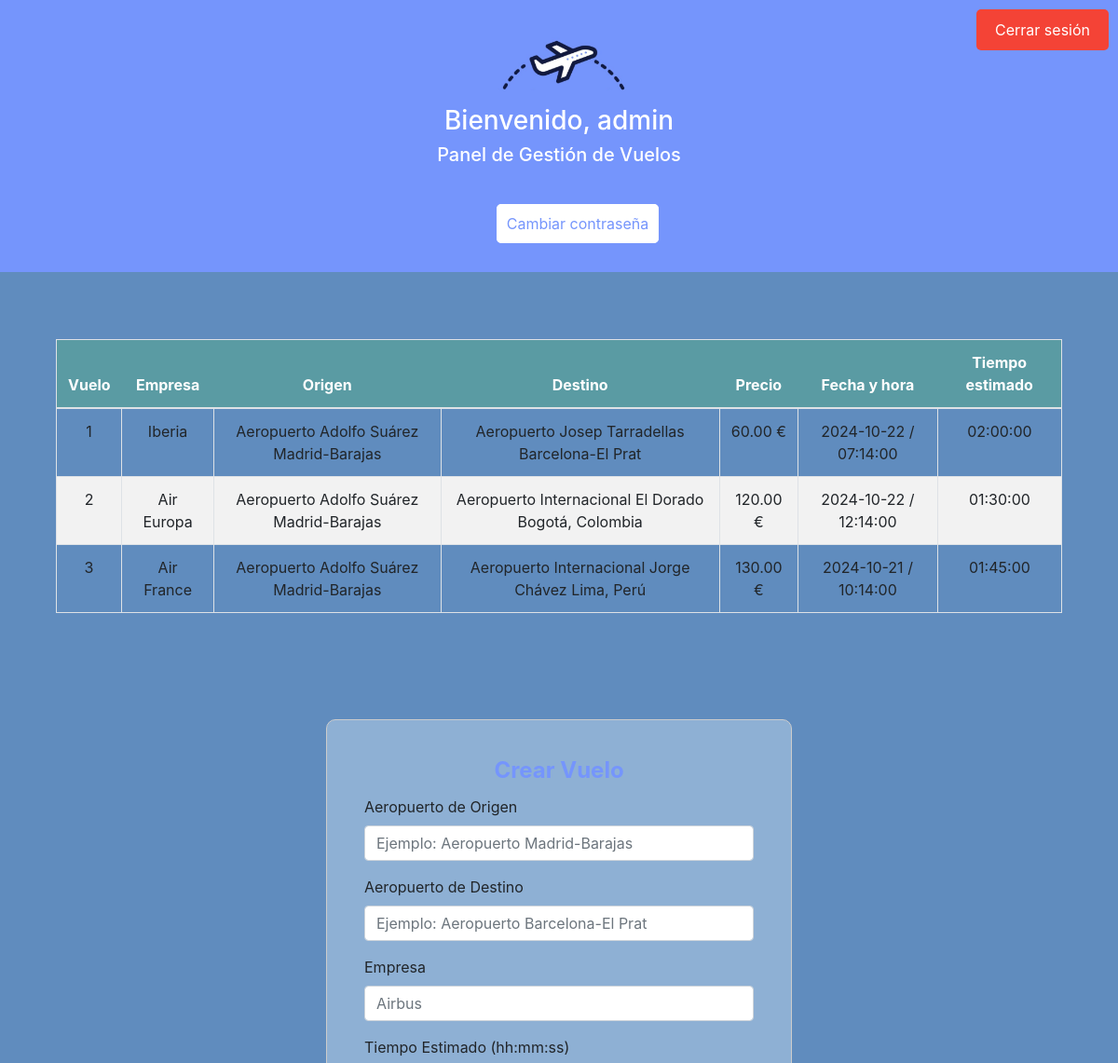
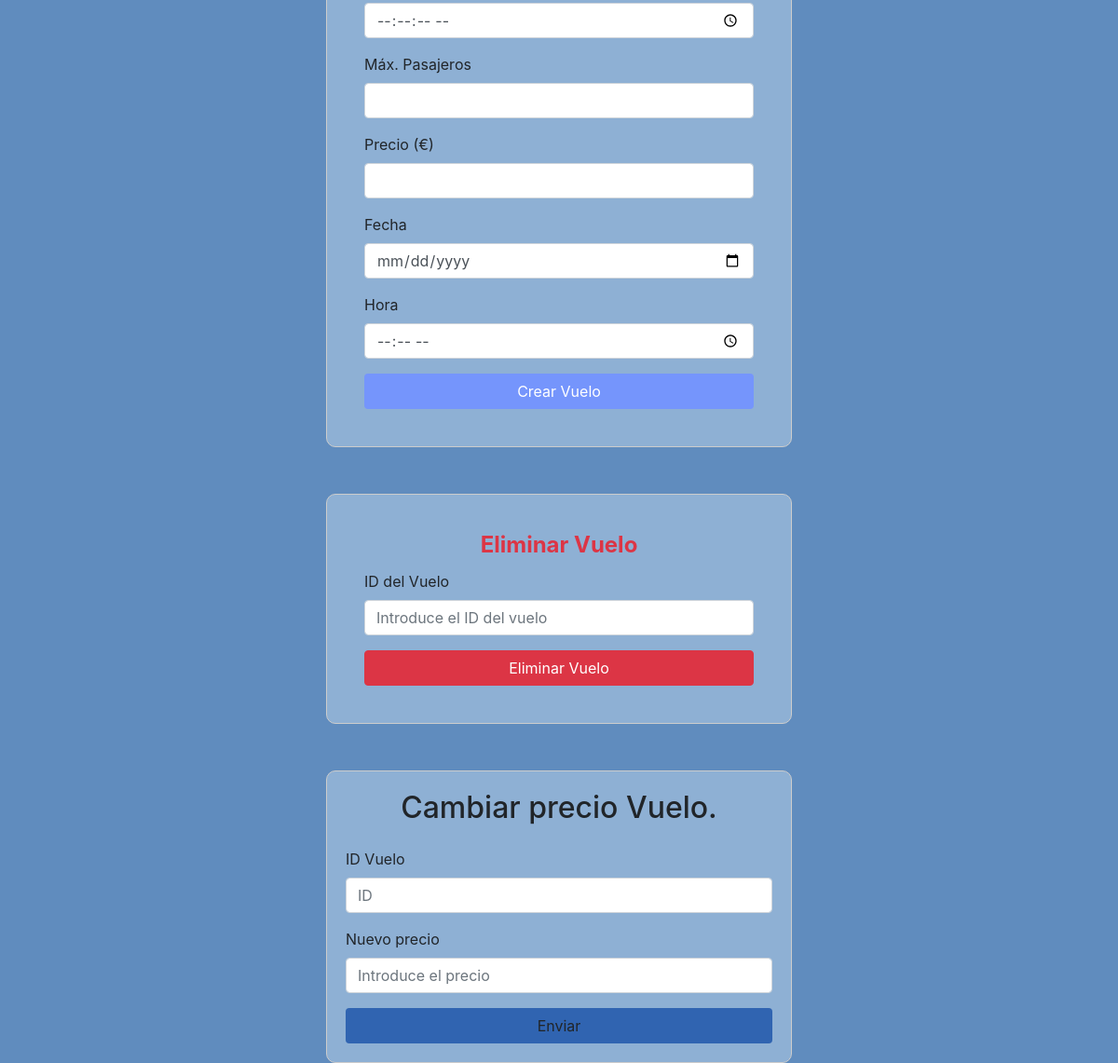
Screenshot of /Vistaadmin/admin.php (signed in) with the database file from the repository (2 pictures, top to bottom).
### tables this page shows
CREATE TABLE vuelos (
    id INT AUTO_INCREMENT PRIMARY KEY,
    empresa VARCHAR(50),
    aeropuerto_origen VARCHAR(100),
    aeropuerto_destino VARCHAR(100),
    tiempo_estimado TIME,
    max_pasajeros INT ,
    precio DECIMAL(10, 2),
    fecha DATE,
    hora TIME
);

### funciones/funciones_bd.php (the view, shortened to what this page needs)
<?php
function mostrarVuelos()
{
    global $pdo;
    $stmt = $pdo->query("SELECT id, empresa, aeropuerto_origen, aeropuerto_destino, tiempo_estimado, precio, fecha, hora FROM vuelos");
    if ($stmt->rowCount() > 0) {
        print "     <table class='table table-bordered custom-table'>
                        <thead>
                            <tr>
                                <th>Vuelo</th>
                                <th>Empresa</th>
                                <th>Origen</th>
                                <th>Destino</th>
                                <th>Precio</th>
                                <th>Fecha y hora </th>
                                <th>Tiempo estimado </th>
                            </tr>
                        </thead>
                        <tbody>";
        while ($row = $stmt->fetch(PDO::FETCH_ASSOC)) {
            $id = $row['id'];
            $empresa = $row['empresa'];
            $Aero_origen = $row['aeropuerto_origen'];
            $Aero_destino = $row['aeropuerto_destino'];
            $tiempo_estimado = $row['tiempo_estimado'];
            $precio = $row['precio'];
            $fecha = $row['fecha'];
            $hora = $row['hora'];
            echo '
             <tr>
                                <td>' . $id . '</td>
                                <td>' . $empresa . '</td>
                                <td>' . $Aero_origen . '</td>
                                <td>' . $Aero_destino . '</td>
                                <td>' . $precio . ' € </td>
                                <td>' . $fecha . ' /  ' . $hora . '</td>
                                <td>' . $tiempo_estimado . '</td>
                            </tr>
        ';
        }
        print " </tbody>
                    </table>";
    } else {
        print "<span class='error'> No hay vuelos disponibles</span> ";
    }
}

### Pagina/css/my-login.css (style rules this page uses)
html, body { height: 100%; }
body { background-color: #608cbe !important; }
.custom-table th, .custom-table td { border: none; text-align: center; }
.custom-table thead th { border: none; background-color: #5a9ba3; color: white; }
.custom-table tbody tr:nth-child(even) { border: none; background-color: #f2f2f2; }

### rows the page displays
vuelos: id "1", empresa "Iberia", aeropuerto_origen "Aeropuerto Adolfo Suárez Madrid-Barajas", aeropuerto_destino "Aeropuerto Josep Tarradellas Barcelona-El Prat", precio "60.00", fecha "2024-10-22", hora "07:14:00", tiempo_estimado "02:00:00"
vuelos: id "2", empresa "Air Europa", aeropuerto_origen "Aeropuerto Adolfo Suárez Madrid-Barajas", aeropuerto_destino "Aeropuerto Internacional El Dorado Bogotá, Colombia", precio "120.00", fecha "2024-10-22", hora "12:14:00", tiempo_estimado "01:30:00"
vuelos: id "3", empresa "Air France", aeropuerto_origen "Aeropuerto Adolfo Suárez Madrid-Barajas", aeropuerto_destino "Aeropuerto Internacional Jorge Chávez Lima, Perú", precio "130.00", fecha "2024-10-21", hora "10:14:00", tiempo_estimado "01:45:00"

### other values shown
$_SESSION["user"] "admin"
